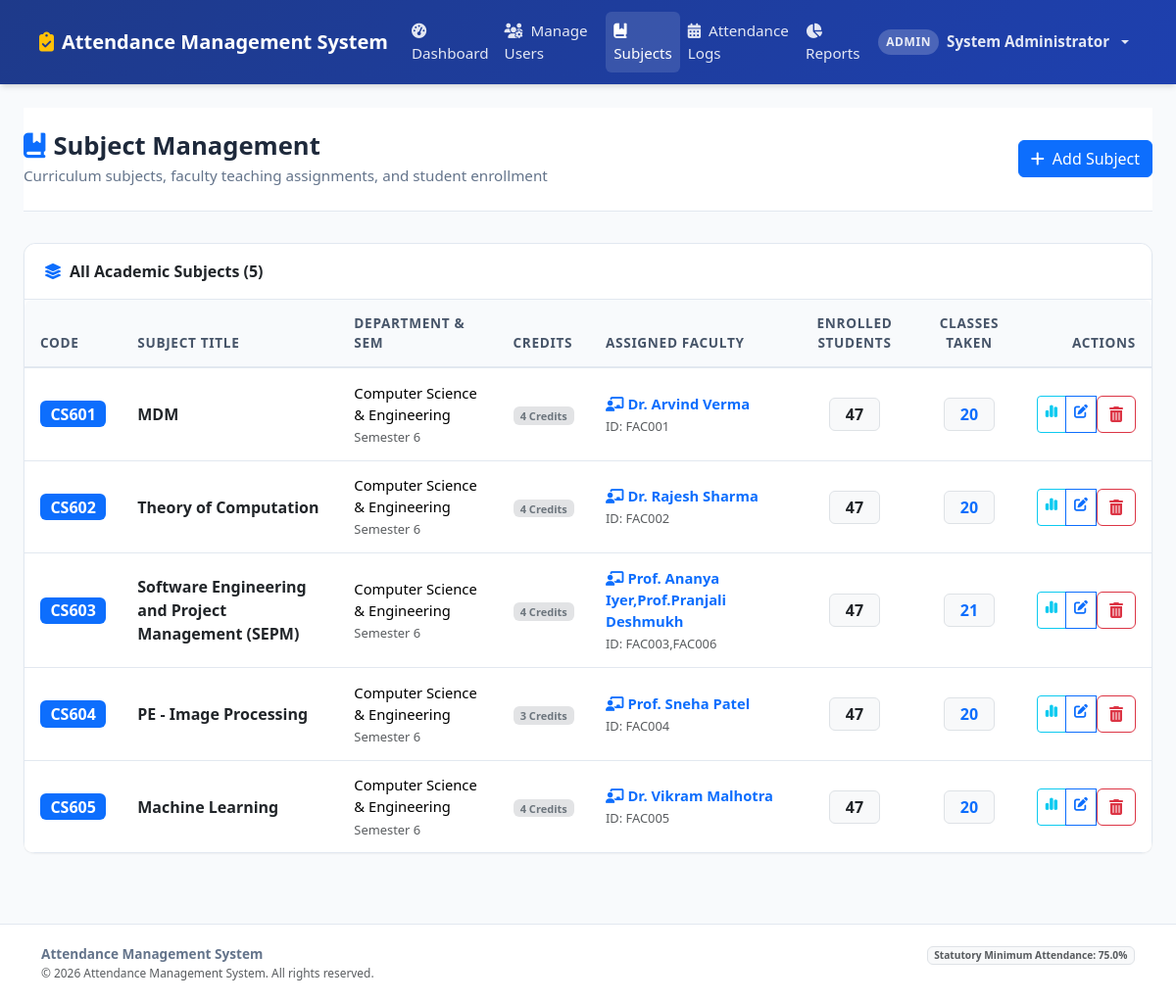
Screenshot of /admin/subjects (signed in) with the database file from the repository.
### tables this page shows
CREATE TABLE subjects (
        id INTEGER PRIMARY KEY AUTOINCREMENT,
        code TEXT UNIQUE NOT NULL,
        name TEXT NOT NULL,
        department TEXT NOT NULL DEFAULT 'Computer Science & Engineering',
        semester INTEGER NOT NULL DEFAULT 6,
        credits INTEGER NOT NULL DEFAULT 4,
        created_at TIMESTAMP DEFAULT CURRENT_TIMESTAMP
    );

### app.py (the view)
@app.route('/admin/subjects')
@role_required('admin')
def admin_subjects():
    subjects = models.get_all_subjects()
    return render_template('admin/subjects.html', subjects=subjects)

### app.py (called while the page is built, shortened)
def role_required(*allowed_roles):
    def decorator(f):
        @wraps(f)
        def decorated_function(*args, **kwargs):
            if 'user_id' not in session:
                flash("Please log in to access this page.", "warning")
                return redirect(url_for('login', next=request.url))
            user_role = session.get('role')
            return f(*args, **kwargs)
        return decorated_function
    return decorator

@app.context_processor
def inject_global_vars():
    return {
        'current_user': {
            'id': session.get('user_id'),
            'username': session.get('username'),
            'role': session.get('role'),
            'full_name': session.get('full_name'),
            'roll_number': session.get('roll_number'),
            'faculty_id': session.get('faculty_id')
        },
        'now': datetime.now(),
        'today_date': date.today().strftime('%Y-%m-%d'),
        'attendance_threshold': Config.ATTENDANCE_THRESHOLD
    }

### database.py (called while the page is built)
def get_db():
    if has_app_context():
        if 'db' not in g:
            g.db = sqlite3.connect(Config.DATABASE)
            g.db.row_factory = sqlite3.Row
            g.db.execute("PRAGMA foreign_keys = ON;")
        return g.db
    return get_standalone_db()

### models.py (called while the page is built)
def get_all_subjects():
    db = get_db()
    cursor = db.cursor()
    cursor.execute("""
        SELECT s.id, s.code, s.name, s.department, s.semester, s.credits,
               f.id as faculty_id,
               GROUP_CONCAT(DISTINCT f.faculty_id) as faculty_code,
               GROUP_CONCAT(DISTINCT u.full_name) as faculty_name,
               (SELECT COUNT(*) FROM student_subjects ss WHERE ss.subject_id = s.id) as enrolled_students,
               (SELECT COUNT(*) FROM attendance_sessions ses WHERE ses.subject_id = s.id) as total_sessions
        FROM subjects s
        LEFT JOIN faculty_subjects fs ON s.id = fs.subject_id
        LEFT JOIN faculty f ON fs.faculty_id = f.id
        LEFT JOIN users u ON f.user_id = u.id
        GROUP BY s.id
        ORDER BY s.code ASC
    """)
    return [dict(row) for row in cursor.fetchall()]

### templates/admin/subjects.html (shortened to what this page needs)
{% extends 'base.html' %}
{% block content %}
<div class="page-header d-flex justify-content-between align-items-center flex-wrap gap-2">
    <div>
        <h1><i class="fa-solid fa-book-bookmark text-primary me-2"></i>Subject Management</h1>
        <p>Curriculum subjects, faculty teaching assignments, and student enrollment</p>
    </div>
    <div>
        <a href="{{ url_for('admin_create_subject') }}" class="btn btn-primary">
            <i class="fa-solid fa-plus me-1"></i> Add Subject
        </a>
    </div>
</div>
<div class="card">
    <div class="card-header d-flex justify-content-between align-items-center">
        <span class="fw-bold"><i class="fa-solid fa-layer-group me-2 text-primary"></i>All Academic Subjects ({{ subjects|length }})</span>
    </div>
    <div class="table-responsive">
        <table class="table table-custom table-hover align-middle mb-0">
            <thead>
                <tr>
                    <th>Code</th>
                    <th>Subject Title</th>
                    <th>Department & Sem</th>
                    <th>Credits</th>
                    <th>Assigned Faculty</th>
                    <th class="text-center">Enrolled Students</th>
                    <th class="text-center">Classes Taken</th>
                    <th class="text-end">Actions</th>
                </tr>
            </thead>
            <tbody>
                {% for subj in subjects %}
                    <tr>
                        <td>
                            <span class="badge bg-primary text-white fs-6">{{ subj.code }}</span>
                        </td>
                        <td>
                            <div class="fw-bold text-dark fs-6">{{ subj.name }}</div>
                        </td>
                        <td>
                            <div>{{ subj.department }}</div>
                            <small class="text-muted">Semester {{ subj.semester }}</small>
                        </td>
                        <td>
                            <span class="badge bg-secondary-subtle text-secondary">{{ subj.credits }} Credits</span>
                        </td>
                        <td>
                            {% if subj.faculty_name %}
                                <div class="fw-semibold text-primary">
                                    <i class="fa-solid fa-chalkboard-user me-1"></i>{{ subj.faculty_name }}
                                </div>
                                <small class="text-muted">ID: {{ subj.faculty_code }}</small>
                            {% else %}
                                <span class="badge bg-warning text-dark"><i class="fa-solid fa-triangle-exclamation me-1"></i>Not Assigned</span>
                            {% endif %}
                        </td>
                        <td class="text-center">
                            <span class="badge bg-light text-dark border px-3 py-2 fs-6">{{ subj.enrolled_students }}</span>
                        </td>
                        <td class="text-center">
                            <span class="badge bg-light text-primary border px-3 py-2 fs-6 fw-bold">{{ subj.total_sessions }}</span>
                        </td>
                        <td class="text-end">
                            <div class="btn-group btn-group-sm">
                                <a href="{{ url_for('faculty_subject_stats', subject_id=subj.id) }}" class="btn btn-outline-info" title="View Attendance Stats">
                                    <i class="fa-solid fa-chart-simple"></i>
                                </a>
                                <a href="{{ url_for('admin_edit_subject', subject_id=subj.id) }}" class="btn btn-outline-primary" title="Edit Subject">
                                    <i class="fa-solid fa-pen-to-square"></i>
                                </a>
                                <form method="POST" action="{{ url_for('admin_delete_subject', subject_id=subj.id) }}" class="d-inline" onsubmit="return confirm('Are you sure you want to delete {{ subj.name }}? This will permanently delete all attendance records for this subject.');">
                                    <button type="submit" class="btn btn-outline-danger" title="Delete Subject">
                                        <i class="fa-solid fa-trash-can"></i>
                                    </button>
                                </form>
                            </div>
                        </td>
                    </tr>
                {% endfor %}
            </tbody>
        </table>
    </div>
</div>
{% endblock %}

### static/css/style.css (style rules this page uses)
:root { --primary-color: #1e3a8a; --primary-hover: #172554; --primary-light: #eff6ff; --secondary-color: #475569; --success-color: #059669; --success-light: #ecfdf5; --danger-color: #dc2626; --danger-light: #fef2f2; --warning-color: #d97706; --warning-light: #fffbeb; --info-color: #0284c7; --bg-page: #f8fafc; --card-bg: #ffffff; --text-primary: #1e293b; --text-muted: #64748b; --border-color: #e2e8f0; --shadow-sm: 0 1px 2px 0 rgb(0 0 0 / 0.05); --shadow-md: 0 4px 6px -1px rgb(0 0 0 / 0.1), 0 2px 4px -2px rgb(0 0 0 / 0.1); --shadow-lg: 0 10px 15px -3px rgb(0 0 0 / 0.1), 0 4px 6px -4px rgb(0 0 0 / 0.1); --radius-sm: 0.375rem; --radius-md: 0.5rem; --radius-lg: 0.75rem; }
body { font-family: 'Segoe UI', system-ui, -apple-system, BlinkMacSystemFont, Roboto, sans-serif; background-color: var(--bg-page); color: var(--text-primary); min-height: 100vh; display: flex; flex-direction: column; }
.page-header { background: #ffffff; border-bottom: 1px solid var(--border-color); padding: 1.5rem 0; margin-bottom: 2rem; }
.page-header h1 { font-size: 1.6rem; font-weight: 700; color: var(--text-primary); margin-bottom: 0.25rem; }
.page-header p { color: var(--text-muted); margin-bottom: 0; font-size: 0.95rem; }
.card { border: 1px solid var(--border-color); border-radius: var(--radius-lg); box-shadow: var(--shadow-sm); background-color: var(--card-bg); transition: transform 0.2s ease, box-shadow 0.2s ease; }
.card-header { background-color: #ffffff; border-bottom: 1px solid var(--border-color); font-weight: 600; padding: 1rem 1.25rem; border-top-left-radius: var(--radius-lg) !important; border-top-right-radius: var(--radius-lg) !important; }
.table-custom { background: #ffffff; border-radius: var(--radius-md); overflow: hidden; box-shadow: var(--shadow-sm); }
.table-custom th { background-color: #f8fafc; color: #475569; font-weight: 600; font-size: 0.85rem; text-transform: uppercase; letter-spacing: 0.05em; border-bottom: 2px solid var(--border-color); padding: 0.85rem 1rem; }
.table-custom td { padding: 0.85rem 1rem; vertical-align: middle; border-bottom: 1px solid var(--border-color); font-size: 0.92rem; }
.table-custom tr:last-child td { border-bottom: none; }

### rows the page displays
subjects: code "CS601", name "MDM", department "Computer Science & Engineering", semester "6", credits "4", faculty_name "Dr. Arvind Verma", faculty_code "FAC001", enrolled_students "47", total_sessions "20"
subjects: code "CS602", name "Theory of Computation", department "Computer Science & Engineering", semester "6", credits "4", faculty_name "Dr. Rajesh Sharma", faculty_code "FAC002", enrolled_students "47", total_sessions "20"
subjects: code "CS603", name "Software Engineering and Project Management (SEPM)", department "Computer Science & Engineering", semester "6", credits "4", faculty_name "Prof. Ananya Iyer,Prof.Pranjali Deshmukh", faculty_code "FAC003,FAC006", enrolled_students "47", total_sessions "21"
subjects: code "CS604", name "PE - Image Processing", department "Computer Science & Engineering", semester "6", credits "3", faculty_name "Prof. Sneha Patel", faculty_code "FAC004", enrolled_students "47", total_sessions "20"
subjects: code "CS605", name "Machine Learning", department "Computer Science & Engineering", semester "6", credits "4", faculty_name "Dr. Vikram Malhotra", faculty_code "FAC005", enrolled_students "47", total_sessions "20"

### other values shown
{{ current_user.role }} "ADMIN"
{{ current_user.full_name }} "System Administrator"
{{ subjects|length }} "5"
{{ attendance_threshold }} "75.0"
